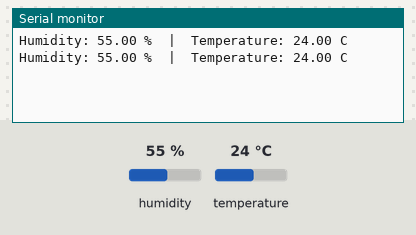
The sketch below on a simulated Arduino Uno, built with avr-gcc and run on an emulated ATmega328P. Parts: the last lines printed to the serial monitor. The test bench sets the inputs (shaded band); at power-on: humidity 55 %, temperature 24 °C.

Above: at 1.7 s.
1.8 s: humidity set to 22 %
At 4.3 s:
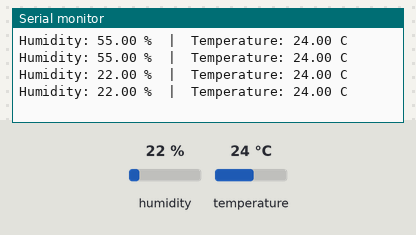
4.5 s: temperature set to 12 °C
At 5.9 s:
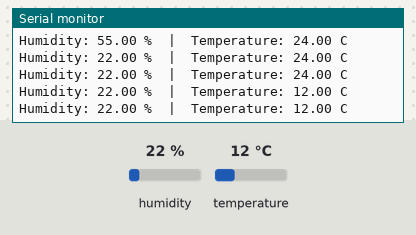
7.2 s: humidity set to 40 %
At 8.4 s:
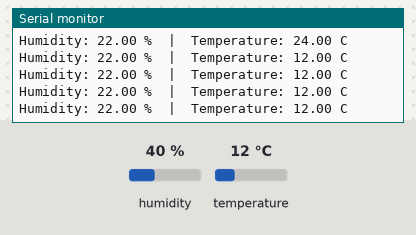
Timing chart, 0 to 10.2 s (numbered marks = the images above; inputs shaded):
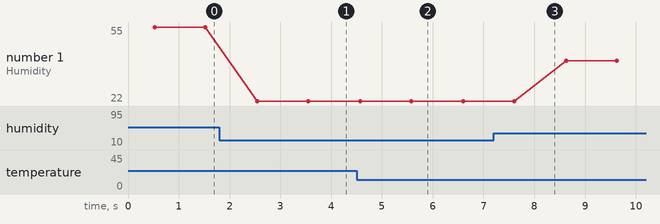

Measured:
- after the input at 1.8 s, the serial monitor: prints a new line after 0.75 s (image 1)
- after the input at 4.5 s, the serial monitor: prints a new line after 0.07 s (image 2)
- plotted number 1: 55 → 22 after the input at 1.8 s, 22 → 40 after the input at 7.2 s

The sketch:

sketch_aug1a.ino
```cpp
#include <DHT.h> // تعديل اسم المكتبة

#define Type DHT11
int sensor = 2;

DHT HT(sensor, Type); // تعديل اسم الكلاس لـ DHT بدلاً من DHT11

float hum;
float Tc;
float Tf;
int dt = 500;

void setup() {
  Serial.begin(9600);
  HT.begin(); // تعديل حرف الـ B ليكون b (small)
  delay(dt);
}

void loop() {
  hum = HT.readHumidity();
  Tc = HT.readTemperature();
  Tf = HT.readTemperature(true);

  // أوامر الطباعة عشان تقدر تشوف القرايات على الـ Serial Monitor
  Serial.print("Humidity: ");
  Serial.print(hum);
  Serial.print(" %  |  ");

  Serial.print("Temperature: ");
  Serial.print(Tc);
  Serial.println(" C");

  delay(1000); // يفضل تخلي التأخير ثانيتين على الأقل لأن سينسور DHT11 بطيء في القراءة
}
```
